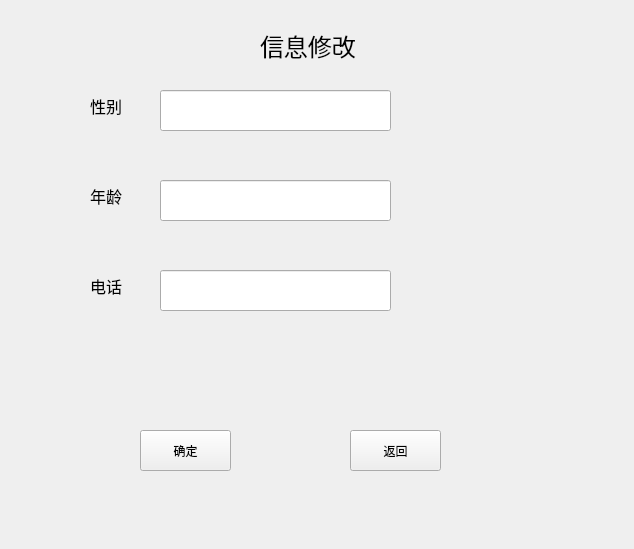
<?xml version="1.0" encoding="UTF-8"?>
<ui version="4.0">
 <class>patient_individualinfo</class>
 <widget class="QWidget" name="patient_individualinfo">
  <property name="geometry">
   <rect>
    <x>0</x>
    <y>0</y>
    <width>634</width>
    <height>549</height>
   </rect>
  </property>
  <property name="windowTitle">
   <string>Form</string>
  </property>
  <widget class="QLabel" name="info_change">
   <property name="geometry">
    <rect>
     <x>260</x>
     <y>20</y>
     <width>151</width>
     <height>51</height>
    </rect>
   </property>
   <property name="font">
    <font>
     <pointsize>18</pointsize>
    </font>
   </property>
   <property name="text">
    <string>信息修改</string>
   </property>
  </widget>
  <widget class="QPushButton" name="patient_info_sure">
   <property name="geometry">
    <rect>
     <x>140</x>
     <y>430</y>
     <width>91</width>
     <height>41</height>
    </rect>
   </property>
   <property name="text">
    <string>确定</string>
   </property>
  </widget>
  <widget class="QPushButton" name="patient_info_return">
   <property name="geometry">
    <rect>
     <x>350</x>
     <y>430</y>
     <width>91</width>
     <height>41</height>
    </rect>
   </property>
   <property name="text">
    <string>返回</string>
   </property>
  </widget>
  <widget class="QLabel" name="gender_label">
   <property name="geometry">
    <rect>
     <x>90</x>
     <y>80</y>
     <width>71</width>
     <height>51</height>
    </rect>
   </property>
   <property name="font">
    <font>
     <pointsize>12</pointsize>
    </font>
   </property>
   <property name="text">
    <string>性别</string>
   </property>
  </widget>
  <widget class="QLineEdit" name="gender">
   <property name="geometry">
    <rect>
     <x>160</x>
     <y>90</y>
     <width>231</width>
     <height>41</height>
    </rect>
   </property>
  </widget>
  <widget class="QLabel" name="age_label">
   <property name="geometry">
    <rect>
     <x>90</x>
     <y>180</y>
     <width>51</width>
     <height>31</height>
    </rect>
   </property>
   <property name="font">
    <font>
     <pointsize>12</pointsize>
    </font>
   </property>
   <property name="text">
    <string>年龄</string>
   </property>
  </widget>
  <widget class="QLabel" name="phone_label">
   <property name="geometry">
    <rect>
     <x>90</x>
     <y>270</y>
     <width>61</width>
     <height>31</height>
    </rect>
   </property>
   <property name="font">
    <font>
     <pointsize>12</pointsize>
    </font>
   </property>
   <property name="text">
    <string>电话</string>
   </property>
  </widget>
  <widget class="QLineEdit" name="phonenumber">
   <property name="geometry">
    <rect>
     <x>160</x>
     <y>270</y>
     <width>231</width>
     <height>41</height>
    </rect>
   </property>
  </widget>
  <widget class="QLineEdit" name="age">
   <property name="geometry">
    <rect>
     <x>160</x>
     <y>180</y>
     <width>231</width>
     <height>41</height>
    </rect>
   </property>
  </widget>
 </widget>
 <resources/>
 <connections/>
</ui>
